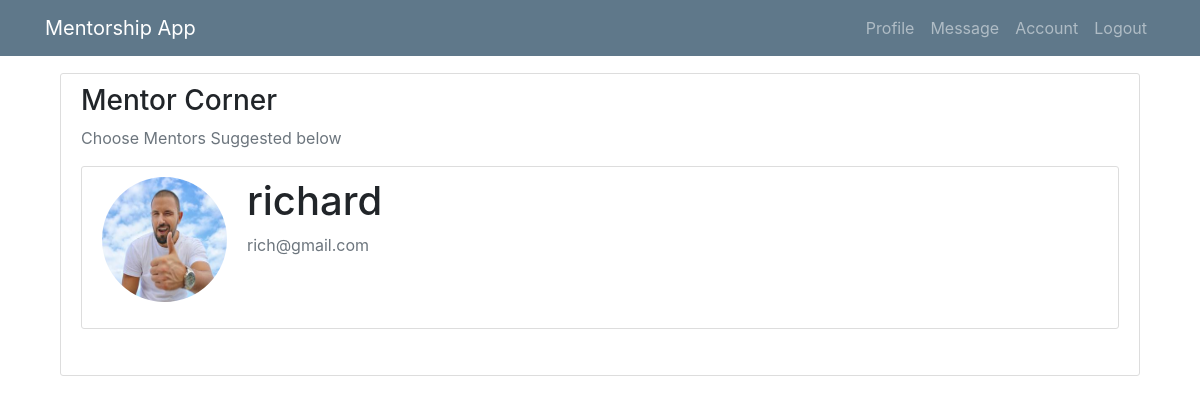
/account/ (signed in), run on the app's committed database.
### mentee/models.py (models this page shows, shortened)
class User(AbstractUser):
    is_mentee = models.BooleanField(default=False)
    is_mentor = models.BooleanField(default=False)

class Profile(models.Model):
    user = models.OneToOneField(User, on_delete=models.CASCADE)
    image = models.ImageField(default='default.jpg', upload_to='profile_pics')
    friends = models.ManyToManyField("Profile", blank=True)
    education = models.CharField(default='degree', max_length=100)

### mentee/views/mentee.py (the view)
# urls.py: path('account/', mentee.account, name="account"),
@login_required
def account(request):
    users = User.objects.all().filter(is_mentor=True)
    context = {
        'users': users
    }
    return render(request, 'menti/account.html', context)

### mentee/templates/menti/account.html (shortened to what this page needs)
{% extends 'menti/base.html' %}
{% block content %}
<br><br><br>
   <main role="main" class="container">
      <div class="row">
        <div class="col-md-8">
        </div>
        <div class="col-md-12">
          <div class="content-section">
            <h3>Mentor Corner</h3>
            <p class='text-muted'>Choose Mentors Suggested below
              <ul class="list-group">
               {% for user in users %}
                  <div class="content-section">
      <div class="media">
         <img class="rounded-circle account-img" src="{{ user.profile.image.url }}">
         <div class="media-body">
            <h2 class="account-heading">{{ user.username }}</h2>
            <p class="text-secondary">{{ user.email }}</p>
         </div>
      </div>
   </div>
              {% endfor%}
              </ul>
            </p>
          </div>
        </div>
      </div>
    </main>
{% endblock %}

### mentee/static/mentee/main.css (style rules this page uses)
body { background: #fafafa; color: #333333; margin-top: 5rem; }
h1, h2, h3, h4, h5, h6 { color: #444444; }
ul { margin: 0; }
.content-section { background: #ffffff; padding: 10px 20px; border: 1px solid #dddddd; border-radius: 3px; margin-bottom: 20px; }
.account-img { height: 125px; width: 125px; margin-right: 20px; margin-bottom: 16px; }
.account-heading { font-size: 2.5rem; }

### data on the page
User: profile.image (placeholder picture), username "richard", email "rich@gmail.com"
